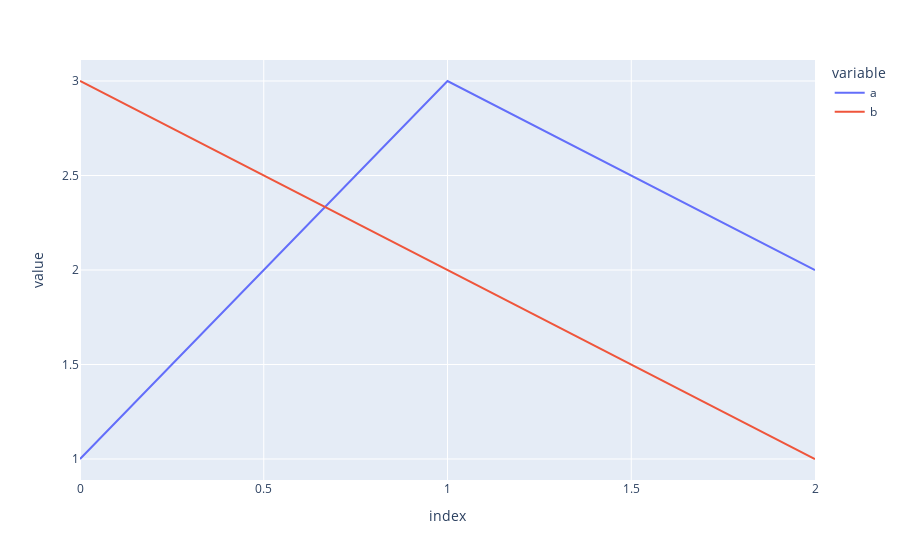
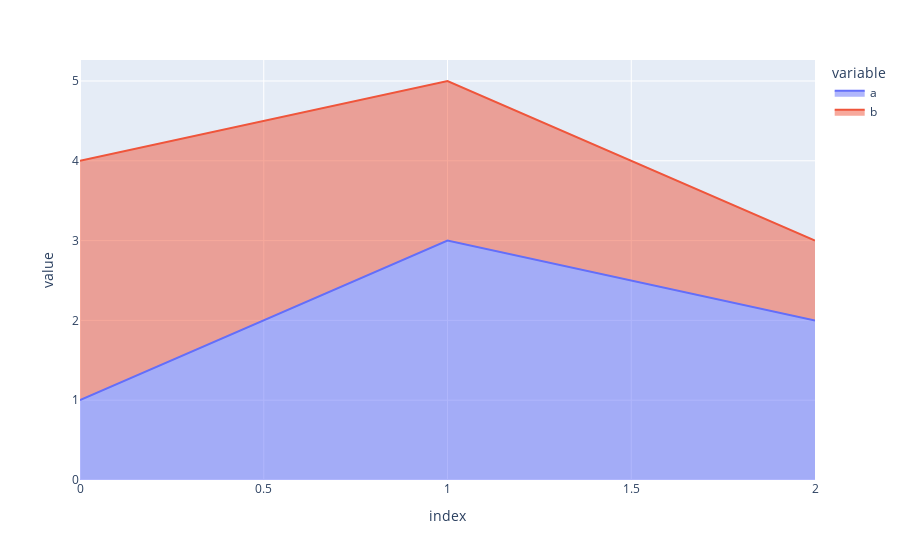
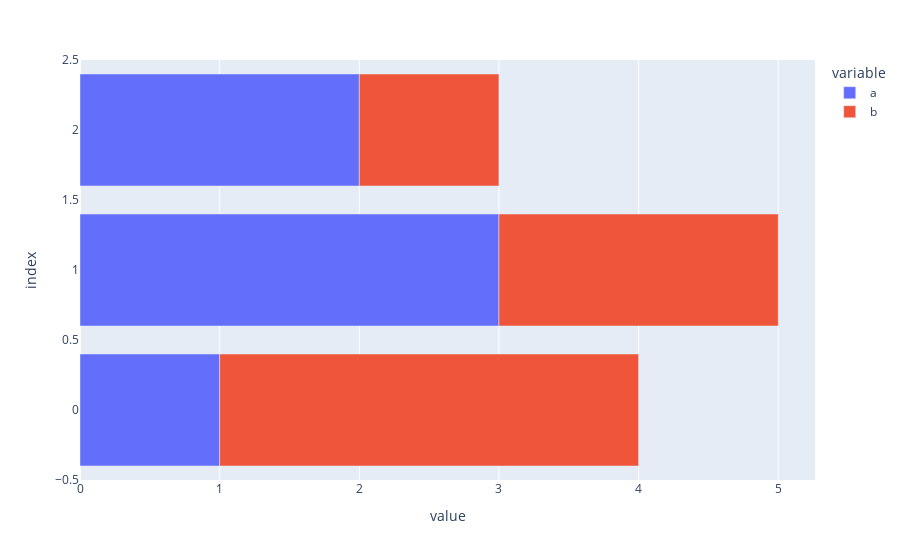

Here is the notebook cell these charts were saved with, in order:
### Code cell
pd.options.plotting.backend = "plotly"
df = pd.DataFrame({'a':[1,3,2], 'b':[3,2,1]})

fig = df.plot()
fig.show()

fig = df.plot.area()
fig.show()

fig = df.plot.barh()
fig.show()

df = pd.DataFrame(dict(
    a = np.random.normal(loc=1, scale=2, size=100),
    b = np.random.normal(loc=2, scale=1, size=100)
))

fig = df.plot.scatter(x='a',y='b')
fig.show()

fig = df.plot.hist()
fig.show()

### Figure 1 — Plotly figure (JSON) as saved in the notebook; plotly's stock layout.template omitted (floating-point values rounded to 4 significant figures)
{"data": [{"hovertemplate": "variable=a<br>index=%{x}<br>value=%{y}<extra></extra>", "legendgroup": "a", "line": {"color": "#636efa", "dash": "solid"}, "mode": "lines", "name": "a", "orientation": "v", "showlegend": true, "type": "scatter", "x": [0, 1, 2], "xaxis": "x", "y": [1, 3, 2], "yaxis": "y"}, {"hovertemplate": "variable=b<br>index=%{x}<br>value=%{y}<extra></extra>", "legendgroup": "b", "line": {"color": "#EF553B", "dash": "solid"}, "mode": "lines", "name": "b", "orientation": "v", "showlegend": true, "type": "scatter", "x": [0, 1, 2], "xaxis": "x", "y": [3, 2, 1], "yaxis": "y"}], "layout": {"legend": {"title": {"text": "variable"}, "tracegroupgap": 0}, "margin": {"t": 60}, "xaxis": {"anchor": "y", "domain": [0, 1], "title": {"text": "index"}}, "yaxis": {"anchor": "x", "domain": [0, 1], "title": {"text": "value"}}}}

### Figure 2 — Plotly figure (JSON) as saved in the notebook; plotly's stock layout.template omitted (floating-point values rounded to 4 significant figures)
{"data": [{"hovertemplate": "variable=a<br>index=%{x}<br>value=%{y}<extra></extra>", "legendgroup": "a", "line": {"color": "#636efa"}, "mode": "lines", "name": "a", "orientation": "v", "showlegend": true, "stackgroup": "1", "type": "scatter", "x": [0, 1, 2], "xaxis": "x", "y": [1, 3, 2], "yaxis": "y"}, {"hovertemplate": "variable=b<br>index=%{x}<br>value=%{y}<extra></extra>", "legendgroup": "b", "line": {"color": "#EF553B"}, "mode": "lines", "name": "b", "orientation": "v", "showlegend": true, "stackgroup": "1", "type": "scatter", "x": [0, 1, 2], "xaxis": "x", "y": [3, 2, 1], "yaxis": "y"}], "layout": {"legend": {"title": {"text": "variable"}, "tracegroupgap": 0}, "margin": {"t": 60}, "xaxis": {"anchor": "y", "domain": [0, 1], "title": {"text": "index"}}, "yaxis": {"anchor": "x", "domain": [0, 1], "title": {"text": "value"}}}}

### Figure 3 — Plotly figure (JSON) as saved in the notebook; plotly's stock layout.template omitted (floating-point values rounded to 4 significant figures)
{"data": [{"alignmentgroup": "True", "hovertemplate": "variable=a<br>value=%{x}<br>index=%{y}<extra></extra>", "legendgroup": "a", "marker": {"color": "#636efa", "pattern": {"shape": ""}}, "name": "a", "offsetgroup": "a", "orientation": "h", "showlegend": true, "textposition": "auto", "type": "bar", "x": [1, 3, 2], "xaxis": "x", "y": [0, 1, 2], "yaxis": "y"}, {"alignmentgroup": "True", "hovertemplate": "variable=b<br>value=%{x}<br>index=%{y}<extra></extra>", "legendgroup": "b", "marker": {"color": "#EF553B", "pattern": {"shape": ""}}, "name": "b", "offsetgroup": "b", "orientation": "h", "showlegend": true, "textposition": "auto", "type": "bar", "x": [3, 2, 1], "xaxis": "x", "y": [0, 1, 2], "yaxis": "y"}], "layout": {"barmode": "relative", "legend": {"title": {"text": "variable"}, "tracegroupgap": 0}, "margin": {"t": 60}, "xaxis": {"anchor": "y", "domain": [0, 1], "title": {"text": "value"}}, "yaxis": {"anchor": "x", "domain": [0, 1], "title": {"text": "index"}}}}
